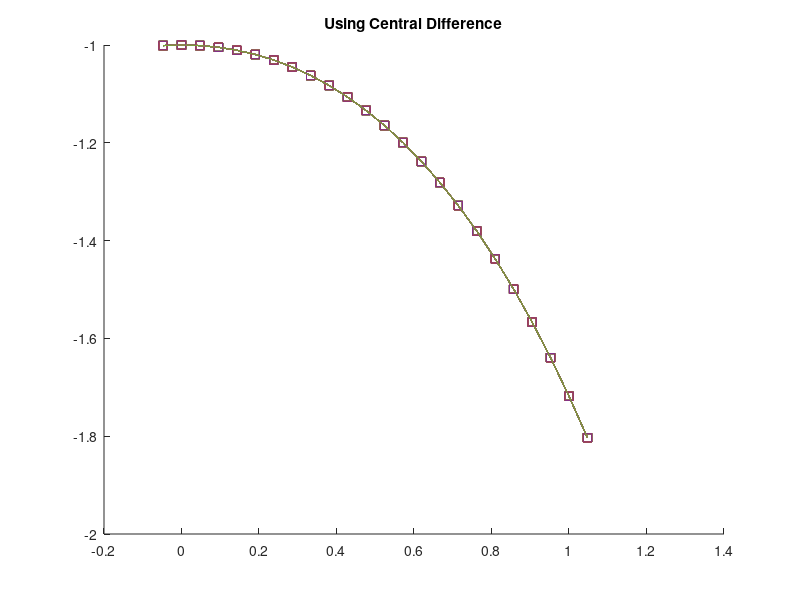

Reproduce this figure in MATLAB.
%Q19 Central Diff 
clc
clear all
a = 1;
v=1;
N = 21; 
umax = 1;
umin =0;
x = 0;
xmax = 0.5;
dx = 0.009;

%discretize the domain
du = (umax-umin)/N;
u = umin - du:du:umax +du;

% initial conditions
t0 = u/a - (1/a^2)*v*exp(u*a/v);
t = t0;

tnp2 = t0;

%loop
%plot(u,t0,'-s')
hold on
nsteps = xmax/dx;
for n = 1 : nsteps
    
    %calculate boundary conditions
    t(1) = t(3);
    t(N + 3) = t(N +1);
    
    %calculate the SOU scheme
    for i=21:1:N-1 
         tnp2(i) = -t(i+2) + 16*t(i+1) -30*t(i+1) + 16*t(i-1) - t(i-2)/12*(N+1)^2
    end
    
    %update x and t
    %o =0
    x = x + dx;
    t = tnp2 ;
    
   plot(u,t0,'-s')
   hold on
   plot(u,t)
   title("Using Central Difference")
end